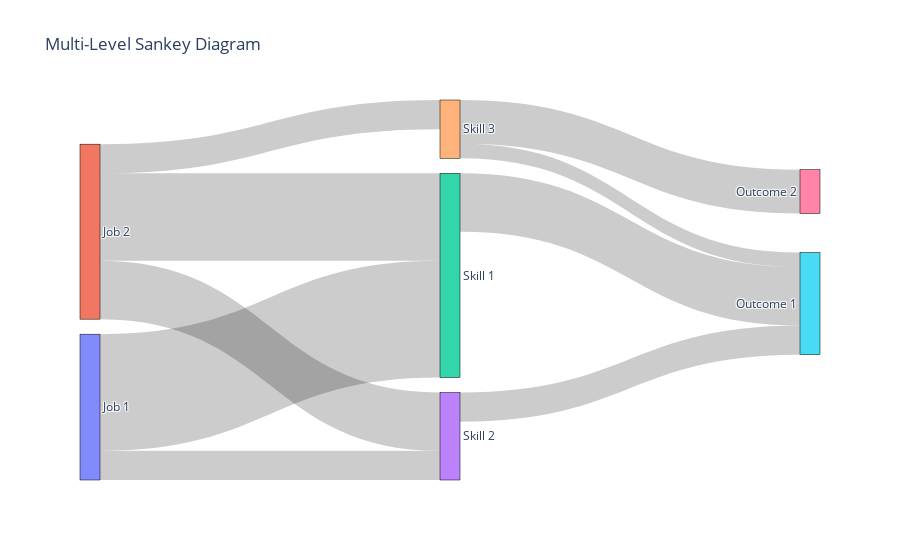

Here is the notebook cell this chart was saved with:
### Code cell
import plotly.graph_objects as go

# Labels for each node
labels = ["Job 1", "Job 2", "Skill 1", "Skill 2", "Skill 3", "Outcome 1", "Outcome 2"]

# Define source, target, and value for each connection
source = [0, 0, 1, 1, 1, 2, 3, 4, 4]  # Job 1, Job 2 to Skills and Skills to Outcomes
target = [2, 3, 2, 3, 4, 5, 5, 6, 5]  # Connections from Jobs to Skills and Skills to Outcomes
value = [8, 2, 6, 4, 2, 4, 2, 3, 1]   # Weight of connections

# Create the Sankey diagram
fig = go.Figure(data=[go.Sankey(
    node=dict(
      pad=15,
      thickness=20,
      line=dict(color="black", width=0.5),
      label=labels
    ),
    link=dict(
      source=source,
      target=target,
      value=value
    ))])

fig.update_layout(title_text="Multi-Level Sankey Diagram", font_size=12)
fig.show()

### Figure 1 — Plotly figure (JSON) as saved in the notebook; plotly's stock layout.template omitted (floating-point values rounded to 4 significant figures)
{"data": [{"link": {"source": [0, 0, 1, 1, 1, 2, 3, 4, 4], "target": [2, 3, 2, 3, 4, 5, 5, 6, 5], "value": [8, 2, 6, 4, 2, 4, 2, 3, 1]}, "node": {"label": ["Job 1", "Job 2", "Skill 1", "Skill 2", "Skill 3", "Outcome 1", "Outcome 2"], "line": {"color": "black", "width": 0.5}, "pad": 15, "thickness": 20}, "type": "sankey"}], "layout": {"font": {"size": 12}, "title": {"text": "Multi-Level Sankey Diagram"}}}
